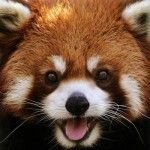
#> input picture panda.jpg, 150 x 150 px; the run also reads 1 picture not shown here
$ jupyter execute Untitled.ipynb   (shell and % lines are left out)
#> lines starting #> are read from the running program, lines starting #| are printed output that depends on the picture
[cell 1]
import PIL
from PIL import ImageFont
from PIL import Image
from PIL import ImageDraw
import numpy as np
from random import randint

[cell 2]
ascii_img = Image.open("ascii.png");
ascii_img = ascii_img.convert(mode='L')

[cell 3]
chars = ['!','"','#','$','%','&','\'','(',')','*','+',',','-','.','/',
         '0','1','2','3','4','5','6','7','8','9',':',';','<','=','>',
         '?','@','A','B','C','D','E','F','G','H','I','J','K','L','M',
         'N','O','P','Q','R','S','T','U','V','W','X','Y','Z','[','\\',
         ']','^','_','`','a','b','c','d','e','f','g','h','i','j','k',
         'l','m','n','o','p','q','r','s','t','u','v','w','x','y','z',
         '{',':','}','~']
values = []
crops = []
for i in range(len(chars)):
    white = 0
    crop = ascii_img.crop((i*8, 0, i*8+8, ascii_img.height))
    crops.append(crop)
    crop_array = np.array(crop)
    for row in crop_array:
        for pixel in row:
            if (pixel != 0):
                white += 1
    values.append((chars[i], round(white/45,5)))
#> after the loop, crops = 94 items; values = 94 items, first 6: ('!', 0.489), ('"', 0.311), ('#', 0.933), ('$', 0.667), ('%', 0.444), ('&', 0.889)
values.append((' ', 0))

[cell 4]
from operator import itemgetter
values.sort(key=itemgetter(1),reverse=False)

[cell 5]
values_map = []
value_indexes = []
for tup in values:
    if tup[1] not in value_indexes:
        values_map.append((tup[1], [tup[0]]))
        value_indexes.append(tup[1])
    else:
        index = value_indexes.index(tup[1])
        values_map[index][1].append(tup[0])
#> this loop made 95 passes
#> (tup, index) on passes 4, 5, 7, 9, 10, 12, 13, 14, 17, 19, 20, 21: (('_', 0.156), 2), (('`', 0.156), 2), ((',', 0.178), 3), (('=', 0.267), 4), (('^', 0.267), 4), (('/', 0.311), 5), (('\\', 0.311), 5), (('~', 0.311), 5), ((':', 0.356), 7), ((')', 0.4), 8), (('<', 0.4), 8), (('>', 0.4), 8)
#> index on passes 61, 62, 65, 66, 67, 68: 18, 18, 20, 20, 20, 20
#> after the loop, value_indexes = 30 values from 0 to 1; values_map = 30 items

[cell 6]
values_map

[cell 7]
org_img = Image.open("panda.jpg")
#> org_img is the input picture: PIL image 150x150 RGB; mean R, G, B 112.5, 80.3, 57.8
org_img = org_img.convert(mode='L')
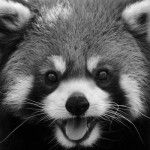
#> org_img: PIL image 150x150 L; min 0, max 253, mean 87.4
org_img

[cell 8]
def find_nearest(val_map, value):
#> called with value = 89
    value = value/255
    result = (val_map[0][0], 0)
#> result = (0, 0)
    i = 0
    for tup in val_map:
        if (np.abs(value - tup[0]) < np.abs(value - result[0])):
            result = (tup[0], i)
        i += 1
#> this loop made 30 passes
#> (tup, result) on passes 2 to 8: ((0.133, ['.']), (0.133, 1)), ((0.156, ['-', '_', '`']), (0.156, 2)), ((0.178, ["'", ',']), (0.178, 3)), ((0.267, [':', '=', '^']), (0.267, 4)), ((0.311, ['"', '/', '\\', '~']), (0.311, 5)), ((0.333, ['+']), (0.333, 6)), ((0.356, [';', ':']), (0.356, 7))
#> tup on passes 1, 9, 10, 11, 12, 13: (0, [' ']), (0.4, ['(', ')', '<', '>']), (0.444, ['%', '?', 'c', 's', '{', '}']), (0.489, ['!', 'I', '[', ']', 'i', 't', 'v', 'x', 'z']), (0.511, ['*', '1', 'r']), (0.533, ['a', 'e', 'l', 'o'])
#> after the loop, i = 30
    return result[1]

[cell 9]
find_nearest(values_map,89)
#> Out = 7

[cell 10]
def naive_ascii(org_img, step_size_rows, step_size_cols):
#> called with step_size_rows = 5, step_size_cols = 2
    org_img_mat = np.array(org_img)
    org_img_ascii_mat = np.zeros([int(org_img.height/step_size_rows), int(org_img.width/step_size_cols)])
    height = org_img.height
#> height = 150
    width = org_img.width
#> width = 150

    for i in range(0,height,step_size_rows):
        for j in range(0,width,step_size_cols):
            nearest_index = find_nearest(values_map,org_img_mat[i][j])
            rand_char_index = randint(0,len(values_map[nearest_index][1])-1)
            org_img_ascii_mat[int(i/step_size_rows)][int(j/step_size_cols)] = ord(values_map[nearest_index][1][rand_char_index])
#> this loop made 30 passes
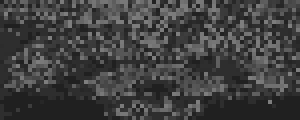
#> org_img_ascii_mat: shape (30, 75) float64 (shown 4 times larger); min 32, max 126, mean 63.4

    for row in org_img_ascii_mat:
        row_string = ""
        for pixel in row:
            row_string += chr(int(pixel))
        print(row_string)
#> this loop made 30 passes
#> (printed output is left out)

[cell 11]
naive_ascii(org_img, 5, 2)

[cell 12]
def avg_ascii(org_img, step_size_rows, step_size_cols):
#> called with step_size_rows = 5, step_size_cols = 2
    org_img_mat = np.array(org_img)
    org_img_ascii_mat = np.zeros([int(org_img.height/step_size_rows), int(org_img.width/step_size_cols)])
    height = org_img.height
    width = org_img.width

    for i in range(0,height-1,step_size_rows):
        for j in range(0,width-1,step_size_cols):
            sum = int(org_img_mat[i][j]) + int(org_img_mat[i+1][j]) + int(org_img_mat[i][j+1]) + int(org_img_mat[i+1][j+1])
            nearest_index = find_nearest(values_map,sum/4)
            rand_char_index = randint(0,len(values_map[nearest_index][1])-1)
            org_img_ascii_mat[int(i/step_size_rows)][int(j/step_size_cols)] = ord(values_map[nearest_index][1][rand_char_index])
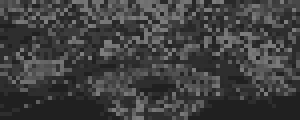
#> org_img_ascii_mat: shape (30, 75) float64 (shown 4 times larger); min 32, max 126, mean 63.5

    for row in org_img_ascii_mat:
        row_string = ""
        for pixel in row:
            row_string += chr(int(pixel))
        print(row_string)
